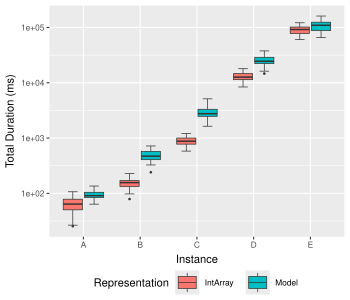

The script that drew this image:
library(ggplot2)
library(RPostgres)

con <- con <- dbConnect(
  RPostgres::Postgres(),
  user = "postgres",
  password = "postgres",
  dbname = "postgres"
)

df <- dbGetQuery(
  con,
  "
with duration as (select run_id, sum(step + should_terminate) as total from stats group by run_id)
select problem,
       substring(instance from length('TTC_InputRDG_') + 1 for 1) as model,
       representation,
       (configuration ->> 'populationSize')::integer              as population_size,
       total / 1000000                                            as total
from run
         join duration on run.id = duration.run_id
where problem = 'CRA'
  "
)

dbDisconnect(con)

ggplot(df, aes(
  x = model,
  y = total,
  fill = representation
)) +
  scale_y_log10() +
  geom_boxplot(
    size = 0,
    staplewidth = 0.5,
    outlier.size = 0.25,
    linewidth = 0.25
  ) +
  labs(x = "Instance", y = "Total Duration (ms)", fill = "Representation") +
  theme_gray(base_size = 8) +
  theme(
    legend.position = "bottom",
    legend.margin = margin(),
    legend.box.spacing = unit(4, "pt")
  )
